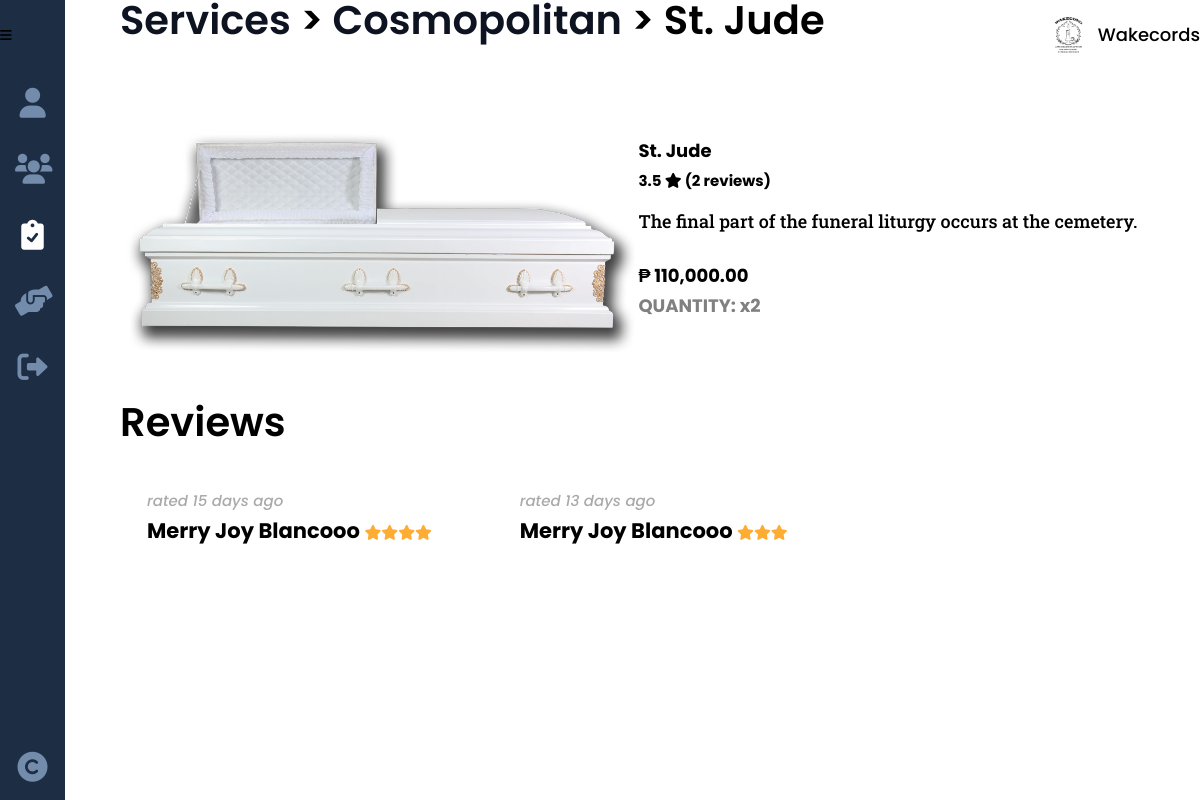
The app's page /funeral_tradition_this.php?service_id=1&id=1, older data.
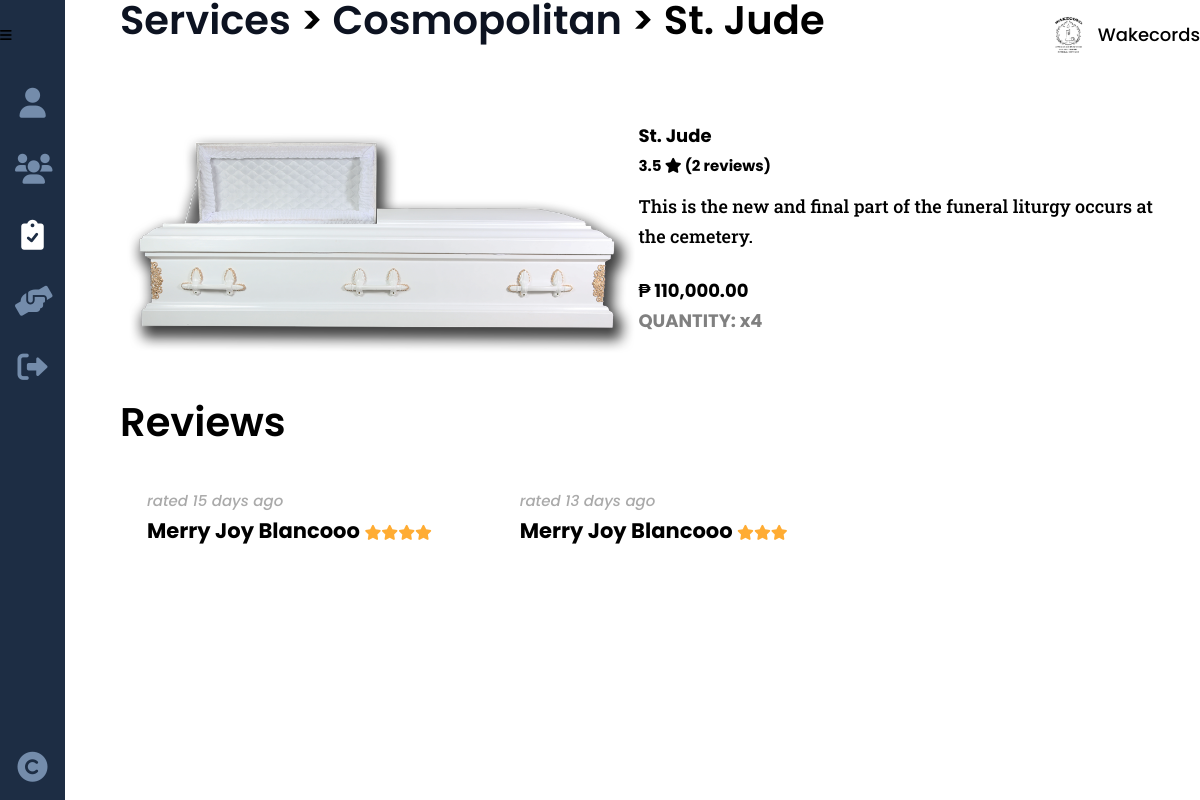
The same page, newer data.
### tables this page shows
CREATE TABLE `funeral` (
  `service_id` int(8) NOT NULL,
  `funeral_name` varchar(50) NOT NULL,
  `funeral_type` varchar(20) NOT NULL,
  `funeral_size` varchar(100) DEFAULT NULL
);

CREATE TABLE `services` (
  `service_id` int(8) NOT NULL,
  `provider_id` int(8) NOT NULL,
  `service_type` varchar(20) NOT NULL,
  `service_desc` varchar(500) NOT NULL,
  `service_cost` decimal(9,2) DEFAULT NULL,
  `service_qty` int(2) DEFAULT NULL,
  `service_img` varchar(100) NOT NULL,
  `service_status` varchar(10) NOT NULL
);

### others/db.php (called while the page is built, shortened)
<?php
	class DB
	{
		static $hostname = "localhost";
		static $dbname = "wakecords";
		static $username  = "root";
		static $password = "";
		public static function query($sql, $params=array(), $transactType)
		{
			$rows = array();
			try
			{
				$db = new PDO("mysql:host=". self::$hostname ."; dbname=". self::$dbname,  self::$username,  self::$password);
				$db->setAttribute(PDO::ATTR_ERRMODE, PDO::ERRMODE_EXCEPTION);
				$cmd = $db->prepare($sql);
				$cmd->execute($params);
				if($transactType == "READ")
					$rows = $cmd->fetchAll();
				else
					$rows = $db->lastInsertId();
			}
			catch(PDOException $e)
			{
				echo $e->getMessage();
			}
			return $rows;
		}
	}

### others/functions.php (called while the page is built, shortened)
<?php
	require_once("others/db.php");
	function read($table, $attr=[], $data=[]){
		if(count($attr) == 1){
			return DB::query("SELECT * FROM ".$table." WHERE ".$attr[0]."=?", array($data[0]), "READ");
		}
	}

### funeral_tradition_this.php (the view, shortened to what the changed rows need)
<?php
	include("others/functions.php");
	include("others/head.php");
	$provider = read("provider", ["provider_id"], [$_GET['id']]);
	$provider = $provider[0];
?>
<body>
	<div class="container">
		<?php include("others/header.php"); ?>
		<div class="banner">
			<section class="banner-con">
				<div class="wrapper">
					<div class="banner-div">
						<?php
							$service_type = read("services", ["service_id"], [$_GET['service_id']]);
							$service_type = $service_type[0];
							$service = DB::query("SELECT * FROM services s JOIN {$service_type['service_type']} f ON s.service_id = f.service_id WHERE s.service_id=?", array($_GET['service_id']), "READ");
							$service = $service[0];
							if(isset($_SESSION['provider'])){
								$service_link = "services.php";
								$a_link = "services.php";
							}
							else {
								$service_link = "funeral.php";
								$a_link = "funeral_tradition.php";
							}
							switch($service_type['service_type']){
								case "funeral":
									$size_array = explode(",",$service['funeral_size']);
									echo "
									<h2><a href='{$service_link}'>Services</a> <span>> <a href='{$a_link}?id={$provider['provider_id']}'>{$provider['provider_company']}</a> > {$service['funeral_name']}</span></h2>
									";
									$service_name = $service['funeral_name'];
								break;
							}
						?>
						<div class="banner-cards trad">
							<?php
								echo "
								<img class='card-img' src='images/providers/".$service['service_type']."/".$service['provider_id']."/".$service['service_img']."'>
								<div class='card-div'>
									<div>
										<h3>".$service_name."
											<span>
												".ratings($service['service_id'], true)."
												<i class='fa-solid fa-star'></i>
												(".ratings_count($service['service_id'], true).")
											</span>
										</h3>
										<p>
											".$service['service_desc']."
										</p>
								";
								if($service_type['service_type'] != "church")
									echo "<div class='card-price trad'>₱ ".number_format($service['service_cost'], 2, '.', ',')."</div>";
								if(isset($_SESSION['seeker']) && !isset($_GET['rate']) && !isset($_GET['rated'])){
								echo "
									<form method='post'>
									";
									if($service_type['service_type'] != "church") {
								echo "
										<div>";
										if(count($size_array) > 0 && $size_array[0] != NULL) {
										echo "
											<label for='cbosize'>Sizes: </label>
											<select name='cbosize' required>
												<option value=''>BROWSE OPTIONS</option>
								";
												for($i=0;$i<count($size_array);$i++)
													echo "<option value='".$size_array[$i]."'>".$size_array[$i]."</option>";
								echo "
											</select>";
									 	}
								echo "
											<label for='cbomaxqty'>Quantity: </label>
											<select name='cbomaxqty' required>
												<option value=''>BROWSE OPTIONS</option>
								";
												for($i=1;$i<=$service['service_qty'];$i++)
													echo "<option value='".$i."'>".$i."</option>";
								echo "
											</select>
										</div>
								";
									}
								echo "
										<button type='submit' name='btnadd' class='btn trad' onclick=\"return confirm('Are you sure you want to add this to cart?');\">Book</button>
									</form>
								";
								}
								else {
									if($service_type['service_type'] != "church")
										echo "<h4 style='color:gray'>QUANTITY: x{$service['service_qty']}</h4>";
								}
								echo "
									</div>
								</div>
								";
							?>
						</div>
						<div class="banner-ratings" id="ratings">
							<h2>Reviews</h2>
						</div>
					</div>
				</div>
			</section>
		</div>
	</div>
<?php include("others/footer-js.php"); ?>

Row changes from the older to the newer data that the page shows:
changed through a linked row, funeral "St. Jude": service_id.service_desc "The final part of the funeral liturgy occurs at the cemetery." → "This is the new and final part of the funeral liturgy occurs at the cemetery."; service_id.service_qty "2" → "4"
